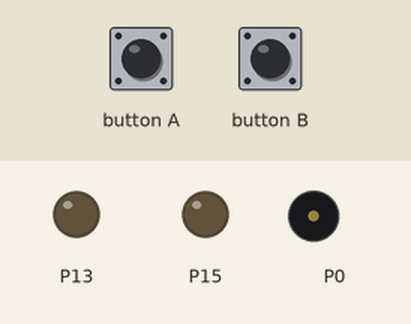
This program was run on a simulated BBC micro:bit (MakeCode). Parts: output pins drawn as LEDs (lit = HIGH), buzzer (waves = sounding). Dashed ring = blinking. The inputs (shaded band) are chosen by the test bench.

Above: at 1.2 s.
1.3 s: button A pressed for 0.15 s
At 1.7 s:
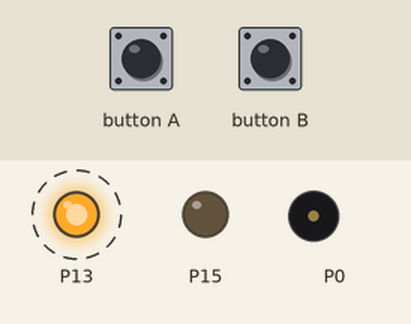
4.4 s: button B pressed for 0.15 s
At 7.4 s:
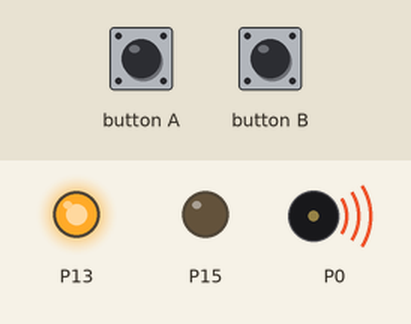
At 15.8 s:
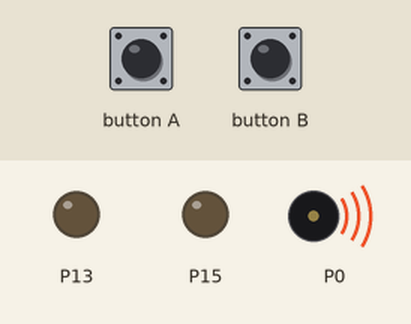
Timing chart, 0 to 16.5 s (numbered marks = the images above; inputs shaded):
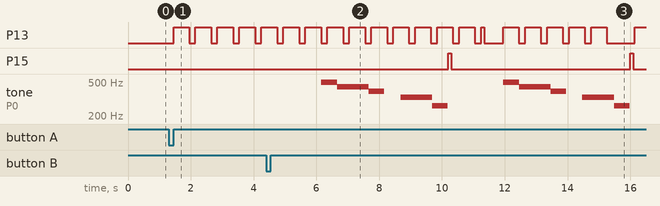

The program:

main.ts
```typescript
input.onButtonPressed(Button.A, function () {
    for (let index = 0; index < 20; index++) {
        pins.digitalWritePin(DigitalPin.P13, 1)
        basic.pause(500)
        pins.digitalWritePin(DigitalPin.P13, 0)
        basic.pause(200)
    }
})
input.onButtonPressed(Button.B, function () {
    for (let index = 0; index < 20; index++) {
        pins.digitalWritePin(DigitalPin.P13, 1)
        basic.pause(1000)
        pins.digitalWritePin(DigitalPin.P13, 0)
        basic.pause(100)
        music.playMelody("- B A A G - E E ", 120)
        music.playTone(262, music.beat(BeatFraction.Whole))
        pins.digitalWritePin(DigitalPin.P15, 1)
        basic.pause(100)
        pins.digitalWritePin(DigitalPin.P15, 0)
        basic.pause(50)
    }
})
```

test.ts
```typescript
// tests gaan hier; deze zal niet worden gecompileerd wanneer dit pakket wordt gebruikt als extensie.
```

Measured:
- after the input at 1.3 s, P13: alternates HIGH for 0.50 s and LOW for 0.20 s, starting after 0.15 s
- after the input at 4.4 s, P15: alternates HIGH for 0.10 s and LOW for 5.7 s, starting after 5.8 s; tone on P0: plays 494 Hz for 0.51 s, 440 Hz for 1.0 s, 392 Hz for 0.50 s, 330 Hz for 1.0 s, 262 Hz for 0.50 s, 494 Hz for 0.51 s … (10 notes in this stretch), starting after 1.8 s
